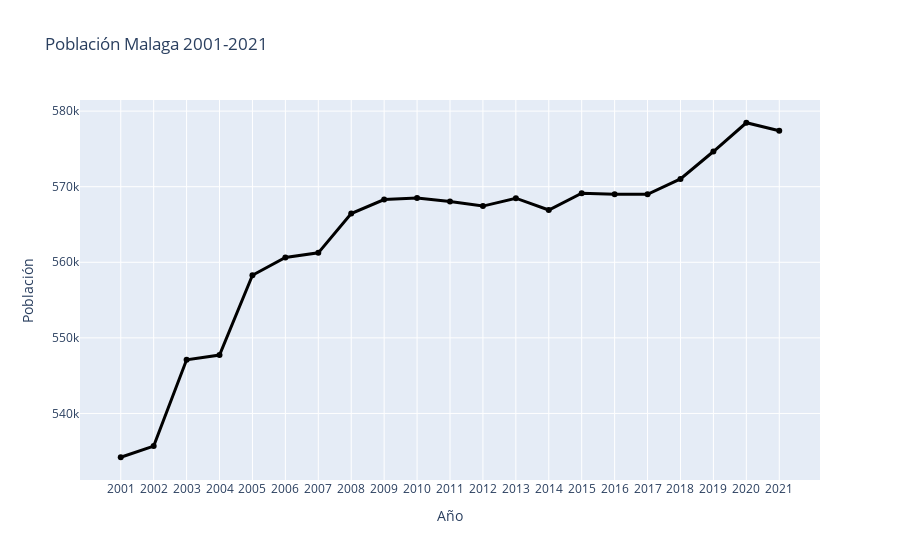

Notebook code cell kept with this figure:
### Code cell
fig2 = px.line(Malaga,
               x=Malaga.index,
               y=Malaga.values,
               title='Población Malaga 2001-2021',
               markers=True
               )
fig2.update_xaxes(title='Año')
fig2.update_yaxes(title='Población')
fig2.update_traces(line=dict(color="Black", width=3))
fig2.show()

### Figure 1 — Plotly figure (JSON) as saved in the notebook; plotly's stock layout.template omitted (floating-point values rounded to 4 significant figures)
{"data": [{"hovertemplate": "index=%{x}<br>y=%{y}<extra></extra>", "legendgroup": "", "line": {"color": "Black", "dash": "solid", "width": 3}, "marker": {"symbol": "circle"}, "mode": "markers+lines", "name": "", "orientation": "v", "showlegend": false, "type": "scatter", "x": ["2001", "2002", "2003", "2004", "2005", "2006", "2007", "2008", "2009", "2010", "2011", "2012", "2013", "2014", "2015", "2016", "2017", "2018", "2019", "2020", "2021"], "xaxis": "x", "y": [534207, 535686, 547105, 547731, 558287, 560631, 561250, 566447, 568305, 568507, 568030, 567433, 568479, 566913, 569130, 569009, 569002, 571026, 574654, 578460, 577405], "yaxis": "y"}], "layout": {"legend": {"tracegroupgap": 0}, "title": {"text": "Población Malaga 2001-2021"}, "xaxis": {"anchor": "y", "domain": [0, 1], "title": {"text": "Año"}}, "yaxis": {"anchor": "x", "domain": [0, 1], "title": {"text": "Población"}}}}
